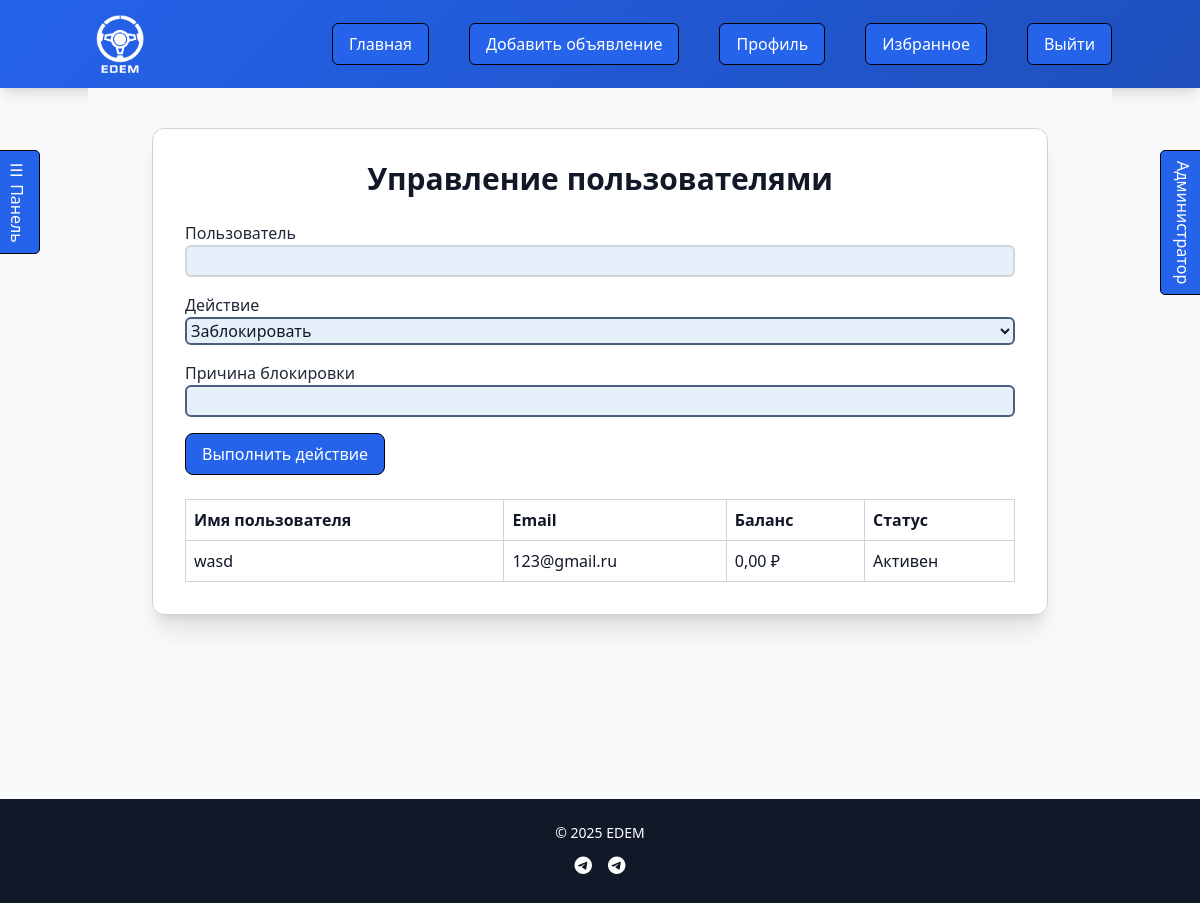
The app's page /manage/users/ (signed in), older data.
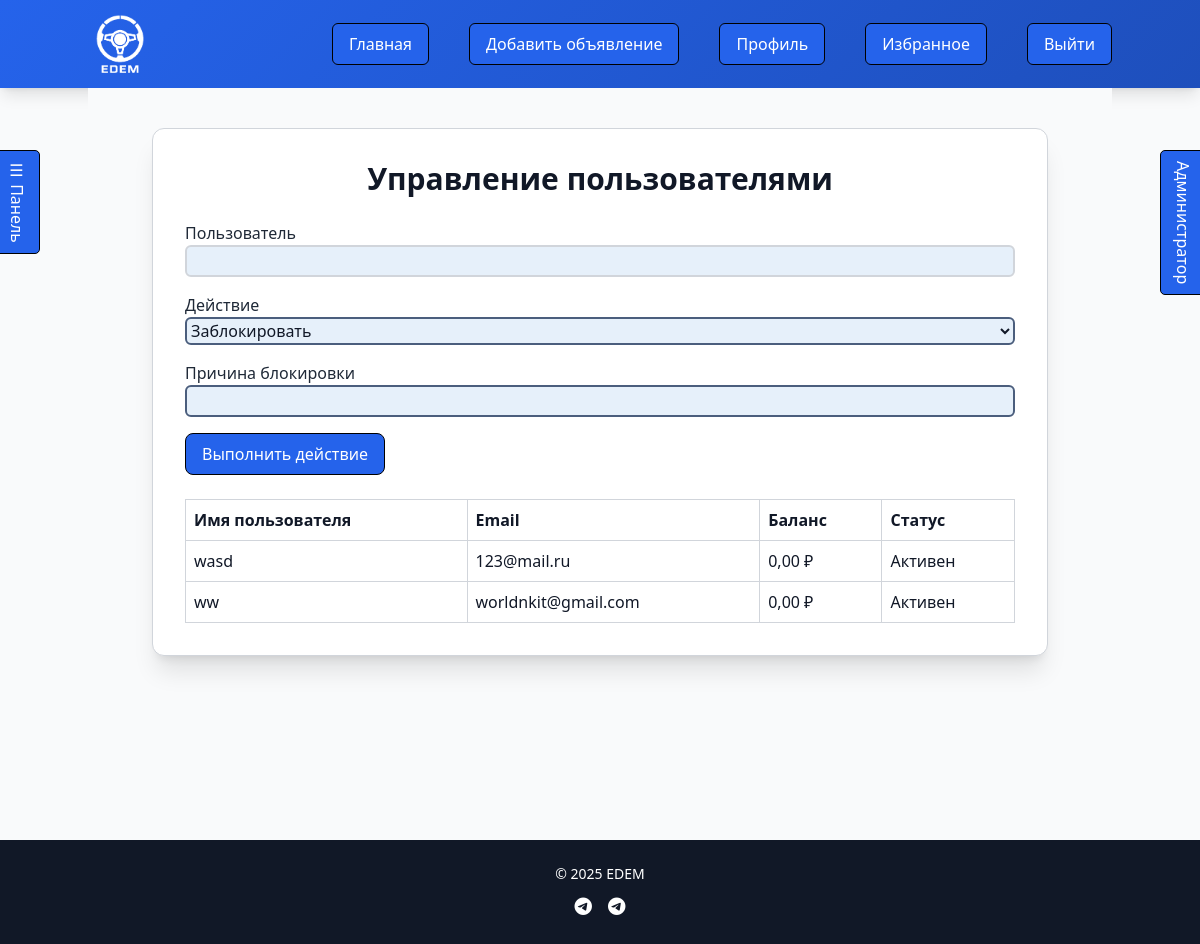
The same page, newer data.
### cars/models.py (models this page shows, shortened)
class User(AbstractBaseUser, PermissionsMixin):
    username = models.CharField(max_length=150, unique=True)
    email = models.EmailField(unique=True)
    phone = models.CharField(max_length=15, blank=True, null=True, validators=[
        MinValueValidator(10, message="Phone number must be at least 10 digits"),
    ])
    first_name = models.CharField(max_length=30, blank=True, null=True)
    last_name = models.CharField(max_length=30, blank=True, null=True)
    company_name = models.CharField(max_length=100, blank=True)
    date_joined = models.DateTimeField(default=timezone.now)
    avatar_url = models.URLField(blank=True, null=True)
    avatar_file = models.ImageField(upload_to='avatars/', blank=True, null=True)
    balance = models.DecimalField(max_digits=12, decimal_places=2, default=0, validators=[MinValueValidator(0)])
    is_active = models.BooleanField(default=True)
    is_staff = models.BooleanField(default=False)
    is_verified = models.BooleanField(default=False)
    block_reason = models.TextField(blank=True, null=True)
    objects = CustomUserManager()
    USERNAME_FIELD = 'username'
    REQUIRED_FIELDS = ['email']
    class Meta:
        db_table = 'Users'
        verbose_name = _('user')
        verbose_name_plural = _('users')

### cars/views.py (the view)
# urls.py: path('manage/users/', views.manage_users, name='manage_users'),
@login_required
@never_cache
def manage_users(request):
    if not request.user.is_superuser:
        messages.error(request, 'У вас нет прав для доступа к этой странице.')
        return redirect('car_list')
    users = User.objects.all()
    if request.method == 'POST':
        form = ManageUserForm(request.POST)
        if form.is_valid():
            user = form.cleaned_data['user']
            action = form.cleaned_data['action']
            if user == request.user:
                messages.error(request, 'Вы не можете выполнить это действие над самим собой.')
                return render(request, 'manage_users.html', {'users': users, 'form': form})
            if action == 'block':
                reason = form.cleaned_data['block_reason']
                if not reason:
                    messages.error(request, 'Укажите причину блокировки.')
                    return render(request, 'manage_users.html', {'users': users, 'form': form})
                user.is_active = False
                user.block_reason = reason
                user.save()
                messages.success(request, f'Пользователь {user.username} заблокирован. Причина: {reason}')
            elif action == 'unblock':
                user.is_active = True
                user.block_reason = ''
                user.save()
                messages.success(request, f'Пользователь {user.username} разблокирован')
            elif action == 'delete':
                user.delete()
                messages.success(request, f'Пользователь {user.username} удалён')
            return redirect('manage_users')
    else:
        form = ManageUserForm()
    unread_deals_count = get_unread_deals_count(request.user)
    return render(request, 'manage_users.html', {
        'users': users,
        'form': form,
        'unread_deals_count': unread_deals_count
    })

### cars/forms.py (shortened to what this page needs)
class ManageUserForm(forms.Form):
    user = forms.CharField(
        label='Пользователь',
        widget=forms.TextInput(attrs={'id': 'user-autocomplete', 'autocomplete': 'off'})
    )
    action = forms.ChoiceField(choices=[('block', 'Заблокировать'), ('unblock', 'Разблокировать'), ('delete', 'Удалить')], label='Действие')
    block_reason = forms.CharField(max_length=255, label='Причина блокировки', required=False)

### cars/views.py (called while the page is built)
def get_unread_deals_count(user):
    if not user.is_authenticated:
        return 0
    buyer_requests = PurchaseRequest.objects.filter(buyer=user).order_by('-request_date')
    seller_requests = PurchaseRequest.objects.filter(seller=user).order_by('-request_date')
    unread_purchases_count = buyer_requests.filter(is_read=False, status__in=['Одобрено', 'Отклонено']).count()
    unread_sales_count = seller_requests.filter(is_read=False, status='В ожидании').count()
    return unread_purchases_count + unread_sales_count

### templates/manage_users.html (shortened to what this page needs)
{% extends 'base.html' %}
{% block content %}
<div class="max-w-4xl mx-auto rounded-xl shadow-xl p-6 md:p-8 fade-in" style="background-color: var(--card-bg); border: 1px solid var(--border-color);">
    <h2 class="text-2xl md:text-3xl font-extrabold mb-6 text-center" style="color: var(--text-color);">Управление пользователями</h2>
    <form method="post" class="mb-6">
        <div class="mb-4">
            <label for="user-autocomplete" class="block" style="color: var(--secondary-color);">Пользователь</label>
            <input type="text" name="user" id="user-autocomplete" class="w-full p-2 border rounded-lg focus:outline-none focus:ring-2" style="border-color: var(--border-color); focus:ring: var(--btn-bg);" autocomplete="off" value="{{ form.user.value|default_if_none:'' }}">
        </div>
        <div class="mb-4">
            <label for="id_action" class="block" style="color: var(--secondary-color);">Действие</label>
            {{ form.action }}
        </div>
        <div class="mb-4">
            <label for="id_block_reason" class="block" style="color: var(--secondary-color);">Причина блокировки</label>
            {{ form.block_reason }}
        </div>
        <button type="submit" class="px-4 py-2 rounded-lg" style="background-color: var(--btn-bg); color: var(--btn-text);">Выполнить действие</button>
    </form>
    <table class="w-full text-left border-collapse">
        <thead>
        <tr style="background-color: var(--secondary-btn-bg);">
            <th class="p-2 border" style="border-color: var(--border-color);">Имя пользователя</th>
            <th class="p-2 border" style="border-color: var(--border-color);">Email</th>
            <th class="p-2 border" style="border-color: var(--border-color);">Баланс</th>
            <th class="p-2 border" style="border-color: var(--border-color);">Статус</th>
        </tr>
        </thead>
        <tbody>
        {% for user in users %}
        <tr class="hover-row">
            <td class="p-2 border" style="border-color: var(--border-color);">{{ user.username }}</td>
            <td class="p-2 border" style="border-color: var(--border-color);">{{ user.email }}</td>
            <td class="p-2 border" style="border-color: var(--border-color);">{{ user.balance }} ₽</td>
            <td class="p-2 border" style="border-color: var(--border-color);">
                {% if user.is_active %}
                Активен
                {% else %}
                Заблокирован
                {% endif %}
            </td>
        </tr>
        {% endfor %}
        </tbody>
    </table>
</div>
{% endblock %}

Row changes from the older to the newer data that the page shows:
changed User "wasd": email "123@gmail.ru" → "123@mail.ru"
added User: username "ww", email "worldnkit@gmail.com", balance "0,00", is_active "Активен"
